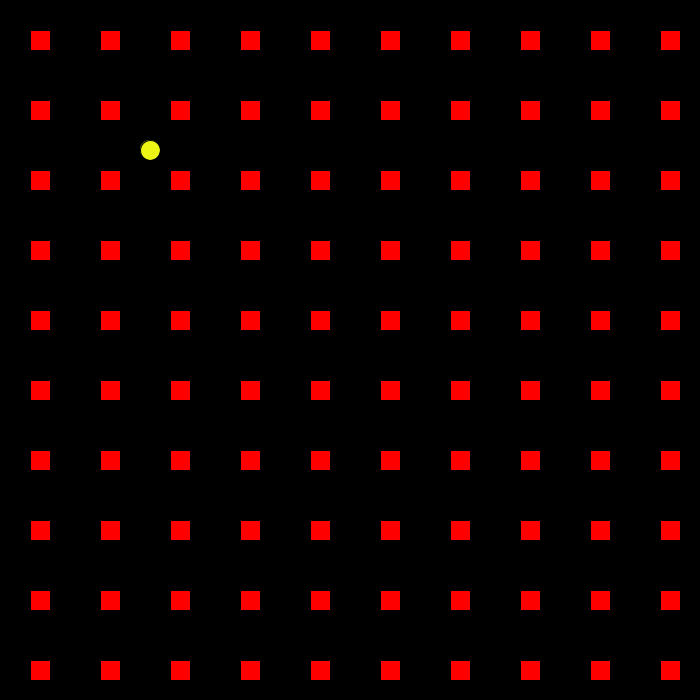
Frame 1 (no input)
Frame 60 (the mouse pressed at the canvas centre just before this capture): identical to frame 1, image omitted
Frame 120 (the mouse held since frame 60 and released just before this capture): identical to frame 1, image omitted

The Processing sketch that drew this single still picture (run headless with seeded random() and noise(); from frame 60 on, the mouse is pressed at the canvas centre):

// Processing sketch: processing_96349
// ── processing_96349.pde

Pac myPac;

void setup() {
  size(700, 700);
  
  myPac = new Pac();
}

void draw() {
  background(0);
  int x = 30;
  while (x <= width) {
    int y = 30;
    while (y <= height) {
      stroke(0);
      fill(255, 0, 0);

      rect(x, y, 20, 20);
      y= y + 70;
    }
    x = x + 70;
  }
  myPac.display();
}

void keyPressed() {
  /* w = up
   s = down
   a = left
   d = right*/

  if (key == 'w') {
    myPac.drive4();
  } 
  if (key == 's') {
    myPac.drive3();
  } 
  if (key == 'a') {
    myPac.drive2();
  }
  if (key == 'd') {
    myPac.drive();
  }
}


class Pac {
  color c;
  float xpos;
  float ypos;
  float speed1;
  float speed2;

  Pac() {
    c= color(237, 245, 20);
    xpos = 150;
    ypos = 150;
    speed1 = -10;
    speed2 = +10;
  }
  void display() {
    fill(c);
    ellipse(xpos, ypos, 20, 20);
  }

  //right
  void drive() {
    xpos = xpos + speed2;
    if (xpos==700) {
      xpos = xpos + speed1;
    }
  }
  //left
  void drive2() {
    xpos = xpos + speed1;
    if (xpos==0) {
      xpos = xpos + speed2;
    }
  }
  //down
  void drive3() {

    ypos = ypos +speed2;
    if (ypos==700) {
      ypos = ypos + speed1;
    }
  }
  //up
  void drive4() {
    ypos = ypos + speed1;
    if (ypos==0) {
      ypos = ypos +speed2;
    }
  }
}
